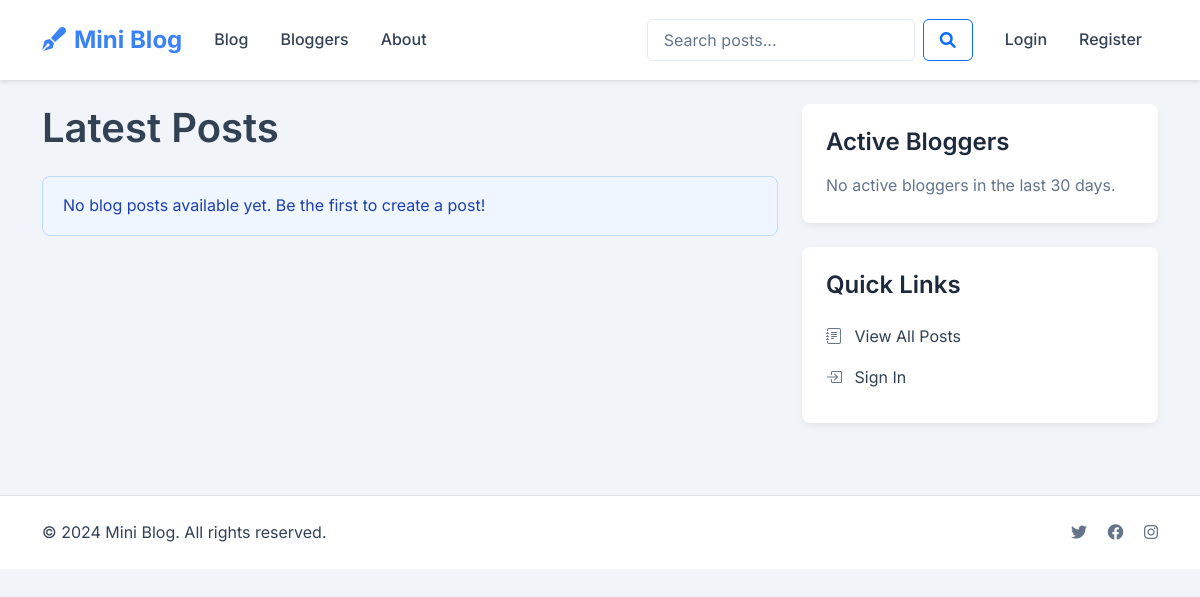
Before: / with the older database file.
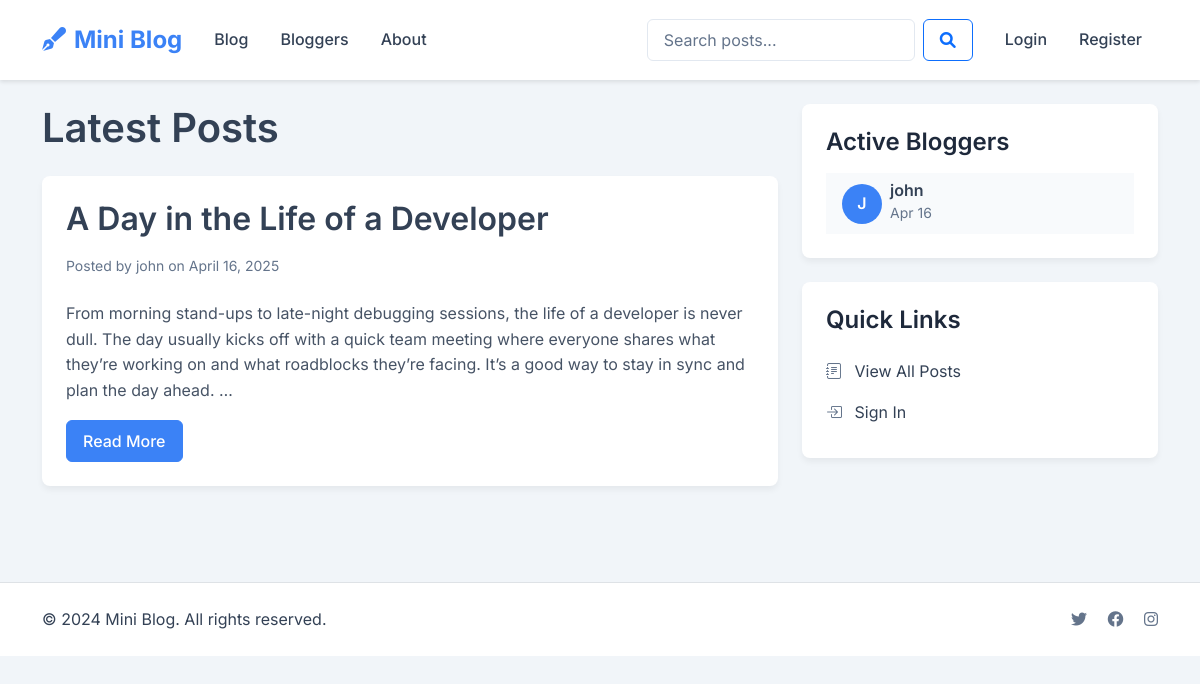
After: the same page with the newer database file.
### app/models.py (models this page shows, shortened)
class BlogPost(models.Model):
    title = models.CharField(max_length=200)
    content = models.TextField()
    author = models.ForeignKey(User, on_delete=models.CASCADE, related_name='blog_posts')
    created_at = models.DateTimeField(auto_now_add=True)
    updated_at = models.DateTimeField(auto_now=True)
    liked_by = models.ManyToManyField(User, related_name='liked_posts', blank=True)
    disliked_by = models.ManyToManyField(User, related_name='disliked_posts', blank=True)
    class Meta:
        ordering = ['-created_at']

class User(AbstractUser):
    full_name = models.CharField(max_length=150, blank=True)
    bio = models.TextField(max_length=500, blank=True)
    location = models.CharField(max_length=100, blank=True)
    website = models.URLField(max_length=200, blank=True)
    profile_picture = models.ImageField(upload_to='profile_pics/', null=True, blank=True)
    created_at = models.DateTimeField(auto_now_add=True)
    updated_at = models.DateTimeField(auto_now=True)
    bookmarks = models.ManyToManyField('BlogPost', related_name='bookmarked_by', blank=True)
    objects = UserManager()

### app/views.py (the view)
# urls.py: path('', views.home, name='home'),
def home(request):
    latest_posts = BlogPost.objects.all()[:3]
    thirty_days_ago = timezone.now() - timedelta(days=30)
    active_bloggers = User.objects.filter(
        blog_posts__created_at__gte=thirty_days_ago
    ).distinct().order_by('-blog_posts__created_at')[:5]
    return render(request, 'index.html', {
        'latest_posts': latest_posts,
        'active_bloggers': active_bloggers
    })

### app/templates/index.html (shortened to what this page needs)
{% extends 'base.html' %}
{% block content %}
<div class="row">
    <div class="col-md-8">
        <h1 class="mb-4">Latest Posts</h1>
        {% if latest_posts %}
            {% for post in latest_posts %}
                <article class="card mb-4">
                    <div class="card-body">
                        <h2 class="card-title">
                            <a href="{% url 'blog_detail' post.id %}">{{ post.title }}</a>
                        </h2>
                        <p class="blog-post-meta">
                            Posted by <a href="{% url 'blogger_detail' post.author.id %}">{{ post.author.username }}</a>
                            on {{ post.created_at|date:"F j, Y" }}
                        </p>
                        <p class="card-text">{{ post.content|truncatewords:50 }}</p>
                        <a href="{% url 'blog_detail' post.id %}" class="btn btn-primary">Read More</a>
                    </div>
                </article>
            {% endfor %}
        {% else %}
            <div class="alert alert-info">
                No blog posts available yet. Be the first to create a post!
            </div>
        {% endif %}
    </div>
    <div class="col-md-4">
        <div class="card mb-4">
            <div class="card-body">
                <h3 class="card-title h4 mb-3">Active Bloggers</h3>
                {% if active_bloggers %}
                    <div class="list-group list-group-flush">
                        {% for blogger in active_bloggers %}
                            <a href="{% url 'blogger_detail' blogger.id %}" class="list-group-item list-group-item-action">
                                <div class="d-flex align-items-center">
                                    {% if blogger.profile_picture %}
                                        <img src="{{ blogger.profile_picture.url }}" alt="{{ blogger.username }}'s profile"
                                             class="rounded-circle me-2" style="width: 40px; height: 40px; object-fit: cover;">
                                    {% else %}
                                        <div class="profile-placeholder me-2">
                                            {{ blogger.username|first|upper }}
                                        </div>
                                    {% endif %}
                                    <div class="active-bloggers">
                                        <h6 class="mb-0">{{ blogger.username }}</h6>
                                        <small>
                                            {{ blogger.blog_posts.first.created_at|date:"M j" }}
                                        </small>
                                    </div>
                                </div>
                            </a>
                        {% endfor %}
                    </div>
                {% else %}
                    <p class="text-muted mb-0">No active bloggers in the last 30 days.</p>
                {% endif %}
            </div>
        </div>
        <div class="card">
            <div class="card-body">
                <h3 class="card-title h4 mb-3">Quick Links</h3>
                <ul class="list-unstyled mb-0">
                    <li>
                        <a href="{% url 'blog_list' %}">
                            <i class="bi bi-journal-text"></i> View All Posts
                        </a>
                    </li>
                    {% if user.is_authenticated %}
                        <li>
                            <a href="{% url 'blogger_detail' user.id %}">
                                <i class="bi bi-person-circle"></i> My Profile
                            </a>
                        </li>
                    {% else %}
                        <li>
                            <a href="{% url 'login' %}">
                                <i class="bi bi-box-arrow-in-right"></i> Sign In
                            </a>
                        </li>
                    {% endif %}
                </ul>
            </div>
        </div>
    </div>
</div>
<link rel="stylesheet" href="https://cdn.jsdelivr.net/npm/bootstrap-icons@1.7.2/font/bootstrap-icons.css">
{% endblock %}

### app/templates/base.html (shortened to what this page needs)
<!DOCTYPE html>
<html lang="en">
<head>
    <link href="https://cdn.jsdelivr.net/npm/bootstrap@5.3.0/dist/css/bootstrap.min.css" rel="stylesheet">
    <link rel="stylesheet" href="https://cdnjs.cloudflare.com/ajax/libs/font-awesome/6.0.0/css/all.min.css">
    {% load static %}
    <link rel="stylesheet" href="{% static 'css/style.css' %}">
</head>
<body>
    <nav class="navbar navbar-expand-lg sticky-top">
        <div class="container">
            <a class="navbar-brand" href="{% url 'home' %}">
                <i class="fas fa-pen-fancy me-2"></i>Mini Blog
            </a>
            <div class="collapse navbar-collapse" id="navbarNav">
                <ul class="navbar-nav me-auto mb-2 mb-lg-0">
                    <li class="nav-item">
                        <a class="nav-link {% if request.resolver_match.url_name == 'blog_list' %}active{% endif %}" href="{% url 'blog_list' %}">Blog</a>
                    </li>
                    <li class="nav-item">
                        <a class="nav-link {% if request.resolver_match.url_name == 'blogger_list' %}active{% endif %}" href="{% url 'blogger_list' %}">Bloggers</a>
                    </li>
                    <li class="nav-item">
                        <a class="nav-link {% if request.resolver_match.url_name == 'about' %}active{% endif %}" href="{% url 'about' %}">About</a>
                    </li>
                </ul>
                <form class="d-flex me-3" action="{% url 'search_posts' %}" method="GET">
                    <input class="form-control me-2" type="search" name="q" placeholder="Search posts..." aria-label="Search" value="{{ request.GET.q }}">
                    <button class="btn btn-outline-primary" type="submit">
                        <i class="fas fa-search"></i>
                    </button>
                </form>
                <ul class="navbar-nav">
                    {% if user.is_authenticated %}
                        <li class="nav-item">
                            <a href="{% url 'saved_posts' %}" class="nav-link">
                                <i class="fas fa-bookmark"></i> Saved Posts
                            </a>
                        </li>
                        <li class="nav-item">
                            <a href="{% url 'logout' %}" class="nav-link">Logout</a>
                        </li>
                    {% else %}
                        <li class="nav-item">
                            <a href="{% url 'login' %}" class="nav-link">Login</a>
                        </li>
                        <li class="nav-item">
                            <a href="{% url 'register' %}" class="nav-link">Register</a>
                        </li>
                    {% endif %}
                </ul>
            </div>
        </div>
    </nav>
    <main class="container py-4">
        {% block content %}
        {% endblock %}
    </main>
    <footer class="bg-white border-top py-4 mt-5">
        <div class="container">
            <div class="row align-items-center">
                <div class="col-md-6 text-center text-md-start">
                    <p class="mb-0">&copy; 2024 Mini Blog. All rights reserved.</p>
                </div>
                <div class="col-md-6 text-center text-md-end">
                    <a href="#" class="text-muted me-3"><i class="fab fa-twitter"></i></a>
                    <a href="#" class="text-muted me-3"><i class="fab fa-facebook"></i></a>
                    <a href="#" class="text-muted"><i class="fab fa-instagram"></i></a>
                </div>
            </div>
        </div>
    </footer>
</body>
</html>

### app/static/css/style.css (style rules this page uses)
:root { --primary-color: #3b82f6; --primary-hover: #2563eb; --secondary-color: #64748b; --success-color: #10b981; --danger-color: #ef4444; --warning-color: #f59e0b; --info-color: #3b82f6; --light-color: #f8fafc; --dark-color: #1e293b; --text-color: #334155; --text-muted: #64748b; --border-color: #e2e8f0; --card-bg: #ffffff; --body-bg: #f1f5f9; --list-group-bg: #f8fafc; --list-group-hover-bg: #f1f5f9; }
body { background-color: var(--body-bg); color: var(--text-color); font-family: 'Inter', sans-serif; line-height: 1.6; }
.navbar { background-color: var(--card-bg); box-shadow: 0 2px 4px rgba(0, 0, 0, 0.1); padding: 1rem 0; }
.navbar-brand { font-weight: 700; color: var(--primary-color) !important; font-size: 1.5rem; }
.nav-link { color: var(--text-color) !important; font-weight: 500; padding: 0.5rem 1rem !important; transition: color 0.2s ease; }
.card { background-color: var(--card-bg); border: none; border-radius: 0.5rem; box-shadow: 0 4px 6px rgba(0, 0, 0, 0.05); transition: transform 0.2s ease, box-shadow 0.2s ease; }
.card-title { color: var(--dark-color); font-weight: 600; margin-bottom: 1rem; }
.card-text { color: var(--text-color); opacity: 0.9; }
.btn { padding: 0.5rem 1rem; border-radius: 0.375rem; font-weight: 500; transition: all 0.2s ease; }
.btn-primary { background-color: var(--primary-color); border-color: var(--primary-color); }
.form-control { background-color: var(--card-bg); border: 1px solid var(--border-color); border-radius: 0.375rem; padding: 0.5rem 1rem; color: var(--text-color); transition: all 0.2s ease; }
a { color: var(--primary-color); text-decoration: none; transition: color 0.2s ease; }
.blog-post-meta { color: var(--text-muted); font-size: 0.875rem; margin-bottom: 1.5rem; }
footer { background-color: var(--card-bg); border-top: 1px solid var(--border-color); }
footer a { color: var(--text-muted); transition: color 0.2s ease; }
.text-muted { color: var(--text-muted) !important; }
.list-group-item { background-color: var(--list-group-bg); border-color: var(--border-color); color: var(--text-color); transition: background-color 0.2s ease; }
.list-group-item-action { color: var(--text-color); }
.card-title a { color: var(--text-color); text-decoration: none; transition: color 0.2s ease; }
.blog-post-meta a { color: var(--text-muted); text-decoration: none; transition: color 0.2s ease; }
.list-unstyled a { color: var(--text-color); text-decoration: none; transition: color 0.2s ease; display: block; padding: 0.5rem 0; }
.list-unstyled i { margin-right: 0.5rem; color: var(--text-muted); }
.profile-placeholder { background-color: var(--primary-color); color: white; font-weight: 600; display: flex; align-items: center; justify-content: center; width: 40px; height: 40px; border-radius: 50%; }
.active-bloggers h6 { color: var(--text-color); font-weight: 600; }
.active-bloggers small { color: var(--text-muted); }
.card-body { padding: 1.5rem; }
h1, h2, h3, h4, h5, h6 { color: var(--text-color); font-weight: 600; }
.list-group-flush .list-group-item { border-left: none; border-right: none; }
.list-group-flush .list-group-item:first-child { border-top: none; }
.list-group-flush .list-group-item:last-child { border-bottom: none; }
.card .list-unstyled a { color: var(--text-color); text-decoration: none; transition: color 0.2s ease; display: block; padding: 0.5rem 0; }
.card .list-unstyled i { color: var(--text-muted); width: 20px; text-align: center; }
.form-control::placeholder { color: var(--text-muted); }

Changed rows visible on the page:
added BlogPost: title "A Day in the Life of a Developer", author.username "john", created_at "April 16, 2025", content "From morning stand-ups to late-night debugging sessions, the life of a developer is never dull. The day usually kicks off with a quick team meeting where everyone shares what they’re working on and what roadblocks they’re facing. It’s a good way to stay in sync and plan the day ahead. …"
added User: username|first "J", username "john", blog_posts.first.created_at "Apr 16"
Other visible differences:
text no longer shown: "No blog posts available yet. Be the first to create a post! No active bloggers in the last 30 days."
